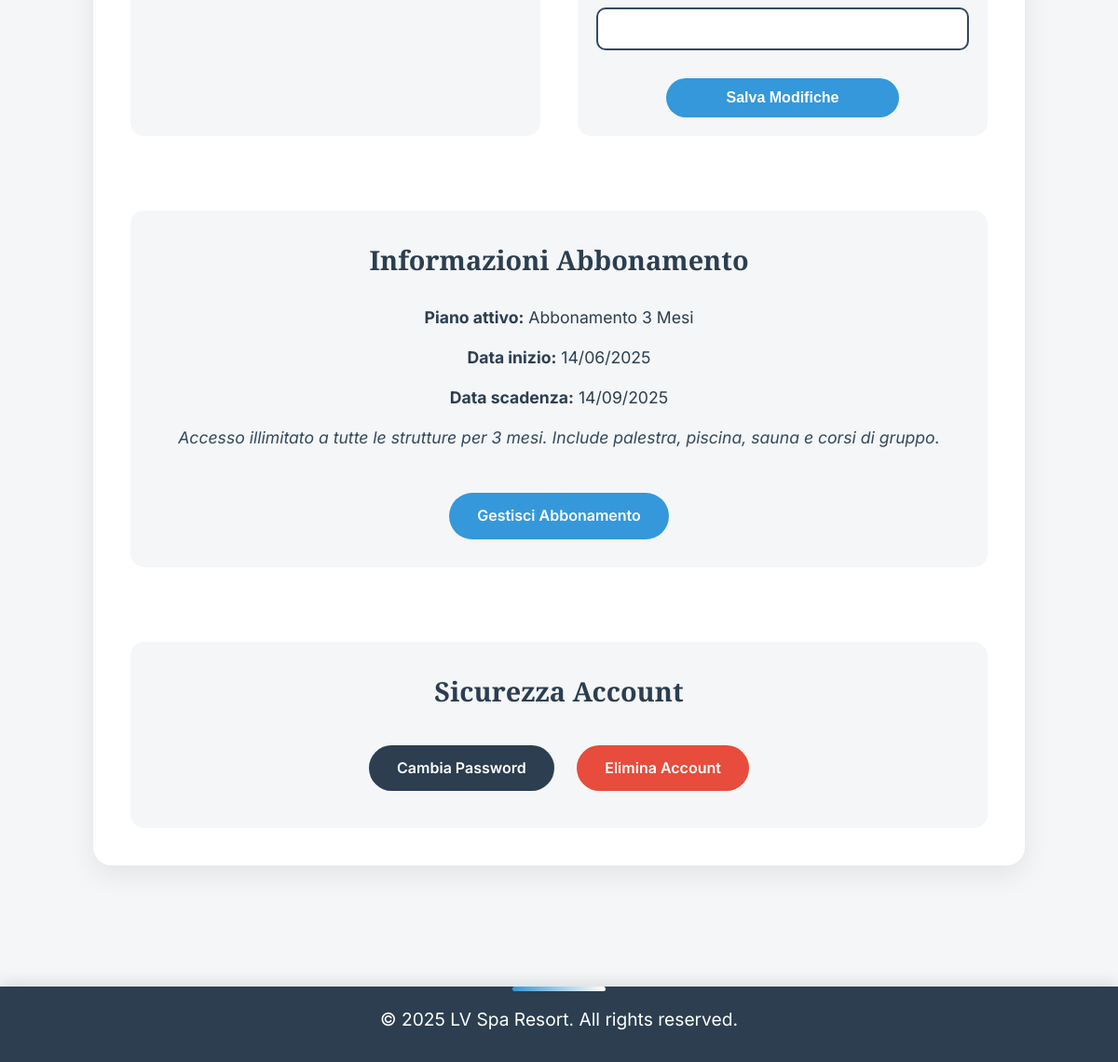
Page /profile/ (signed in, lower part) on the earlier database version.
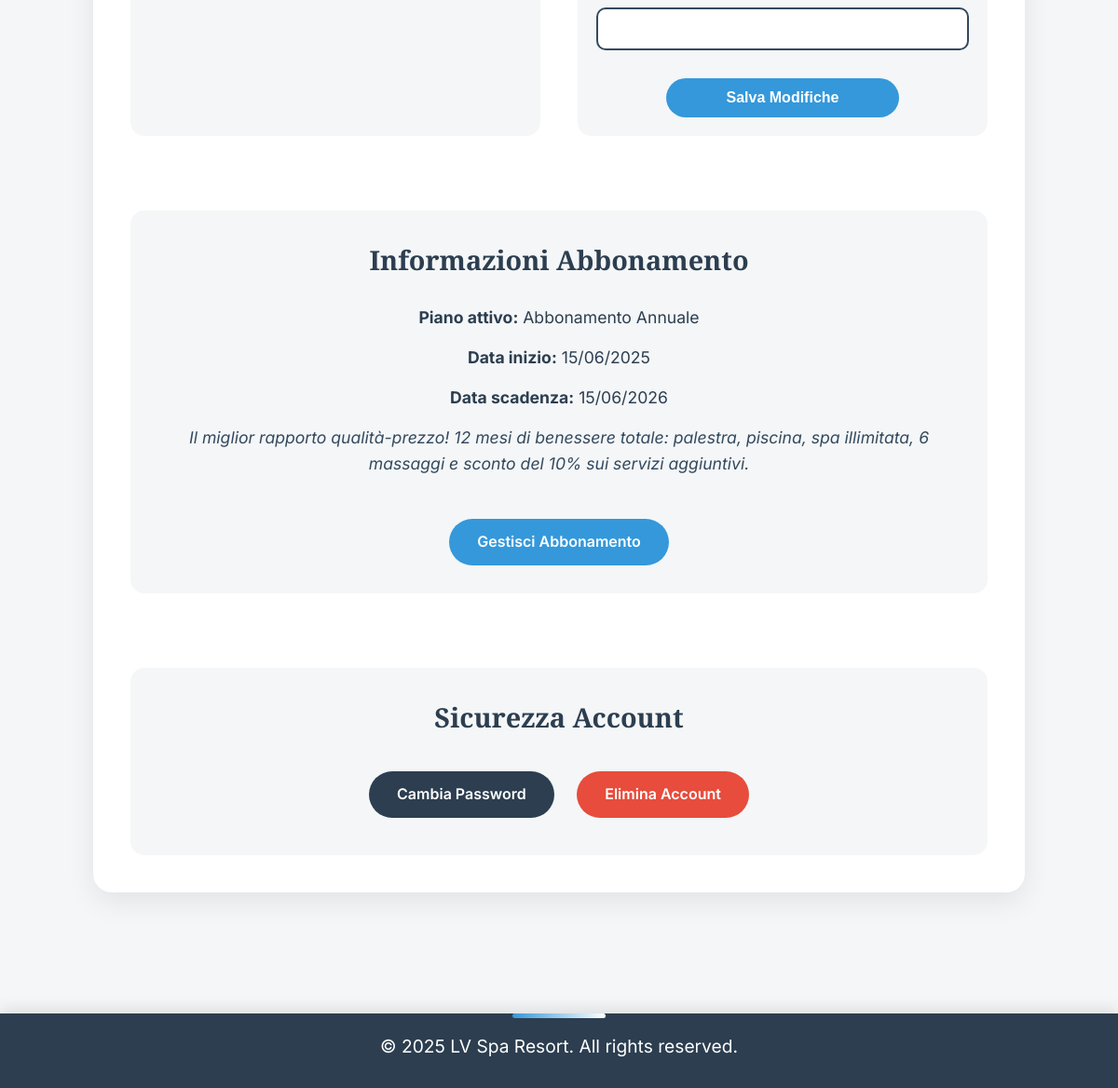
Same page on the later database version.
### subscriptions/models.py (models this page shows, shortened)
class Subscription(models.Model):
    user = models.ForeignKey('users.User', on_delete=models.CASCADE)
    plan = models.ForeignKey('subscriptions.SubscriptionPlan', on_delete=models.SET_NULL, null=True, blank=True)
    start_date = models.DateTimeField(auto_now_add=True)
    end_date = models.DateTimeField(blank=True, null=True)
    is_active = models.BooleanField(default=True)

class SubscriptionPlan(models.Model):
    name = models.CharField(max_length=100)
    price = models.FloatField()
    duration = models.IntegerField(help_text="Durata in mesi")
    description = models.TextField()

### users/views/profile.py (the view)
# urls.py: path('profile/', profile_view, name='profile'),
@login_required
def profile_view(request):
    return render(request, 'users/profile.html')

### users/models.py (called while the page is built)
    def get_active_subscription(self):
        return Subscription.objects.filter(
            user=self,
            is_active=True
        ).first()

### users/templates/users/profile.html (shortened to what this page needs)
{% extends 'users/navbar_template.html' %}
{% load static %}
{% block content %}
<!DOCTYPE html>
<html lang="it">
<head>
    <link rel="stylesheet" href="{% static 'users/css/profile.css' %}">
    <link rel="stylesheet" href="{% static 'users/css/messages.css' %}">
</head>
<body>
    <section class="profile-section">
        <div class="profile-container">
            <div class="profile-content">
                <div class="profile-picture-section">
                </div>
                <div class="personal-info-section">
                    <form method="post" action="{% url 'update-profile' %}">
                        <div class="form-group">
                            <input type="tel" id="phone" name="phone" value="{{ user.phone }}">
                        </div>
                        <button type="submit" class="save-btn">Salva Modifiche</button>
                    </form>
                </div>
                <div class="subscription-info">
                    <h2>Informazioni Abbonamento</h2>
                    <div class="subscription-details">
                      {% with active_sub=user.get_active_subscription %}
                        {% if active_sub %}
                          <p><strong>Piano attivo:</strong> {{ active_sub.plan.name }}</p>
                          <p><strong>Data inizio:</strong> {{ active_sub.start_date|date:"d/m/Y" }}</p>
                          <p><strong>Data scadenza:</strong> {{ active_sub.end_date|date:"d/m/Y" }}</p>
                          <p class="subscription-description">{{ active_sub.plan.description }}</p>
                          <a href="{% url 'subscription_plans' %}" class="manage-subscription-btn">Gestisci Abbonamento</a>
                        {% else %}
                          <p>Non hai ancora sottoscritto alcun abbonamento.</p>
                          <a href="{% url 'subscription_plans' %}" class="subscribe-btn">Scopri i nostri abbonamenti</a>
                        {% endif %}
                      {% endwith %}
                    </div>
                </div>
            <div class="account-security">
                <h2>Sicurezza Account</h2>
                <a href="{% url 'login' %}" class="security-btn">Cambia Password</a>
                <a href="{% url 'delete-account' %}" class="security-btn delete-account">Elimina Account</a>
            </div>
        </div>
    </section>
    <footer>
        <p>&copy; 2025 LV Spa Resort. All rights reserved.</p>
    </footer>
{% endblock %}

Differences in the rows shown:
no longer on this page (row edited): Subscription: plan.name "Abbonamento 3 Mesi", start_date "14/06/2025", end_date "14/09/2025", plan.description "Accesso illimitato a tutte le strutture per 3 mesi. Include palestra, piscina, sauna e corsi di gruppo."
added Subscription: plan.name "Abbonamento Annuale", start_date "15/06/2025", end_date "15/06/2026", plan.description "Il miglior rapporto qualità-prezzo! 12 mesi di benessere totale: palestra, piscina, spa illimitata, 6 massaggi e sconto del 10% sui servizi aggiuntivi."
